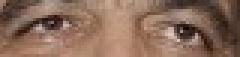
#> input picture found_pairs_scratch/found_pairs_faceset/Abdullah_Gul_0010.jpg, 80 x 19 px, found by its file name (shown 3 times larger); its folder holds 4 pictures in this run
$ python median_image_size.py   (Python 2 division)
#> lines starting #> are read from the running program, lines starting #| are printed output that depends on the picture
from numpy import *
from PIL import Image
import os

path =  "/Users/myazdaniUCSD/Documents/Ten_Thousand_Pairs/found_pairs_scratch/found_pairs_faceset/"

image_paths = [os.path.join(path,f) for f in os.listdir(path) if f.endswith('.jpg')]

image_sizes = [Image.open(image_path).size for image_path in image_paths]
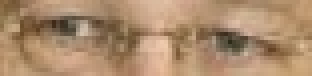
#> input picture found_pairs_scratch/found_pairs_faceset/Alexander_Downer_0002.jpg, 78 x 19 px, found by its file name (shown 4 times larger)
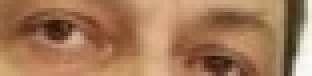
#> input picture found_pairs_scratch/found_pairs_faceset/Antonio_Palocci_0001.jpg, 78 x 19 px, found by its file name (shown 4 times larger)
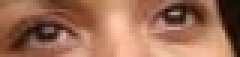
#> input picture found_pairs_scratch/found_pairs_faceset/Barbara_Becker_0001.jpg, 80 x 19 px, found by its file name (shown 3 times larger)
#> image_sizes = [(80, 19), (78, 19), (78, 19), (80, 19)]

xavg = 0
yavg = 0

for x,y in image_sizes:
  xavg += x
  yavg += y
#> this loop made 4 passes
#> (x, xavg, yavg) on passes 1 to 4: (80, 80, 19), (78, 158, 38), (78, 236, 57), (80, 316, 76)
#> after the loop, xavg = 316; yavg = 76

print "average x", xavg/len(image_sizes)
#| average x 79
print "average y", yavg/len(image_sizes)
#| average y 19
